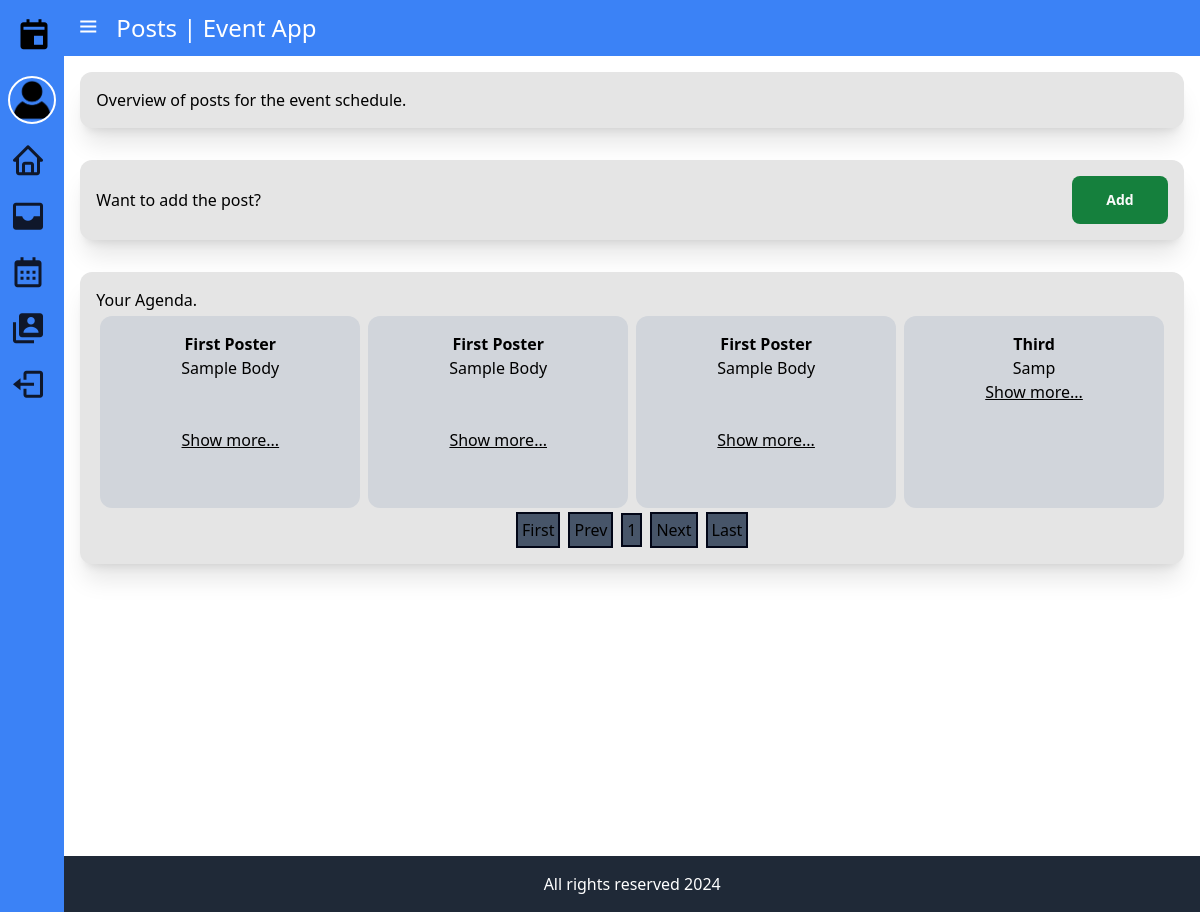
The page /app/admin/posts.php on the database its author committed.
### tables this page shows
CREATE TABLE `event_posts` (
  `id` int(11) NOT NULL AUTO_INCREMENT,
  `subject_name` varchar(48) DEFAULT NULL,
  `content` text DEFAULT NULL,
  `start_datetime` datetime DEFAULT NULL,
  `end_datetime` datetime DEFAULT NULL,
  `user_id` int(11) DEFAULT NULL,
  `created_at` datetime DEFAULT NULL,
  `updated_at` datetime DEFAULT NULL,
  PRIMARY KEY (`id`)
);

### app/global_components/exec_posts.php (called while the page is built, shortened)
<?php
function get_posts($limit) {
    global $db_conn;
    $sql_posts = "SELECT * FROM event_posts;";
    if (isset($_GET['page']) && is_numeric($_GET['page'])) {
        $records = paginate($db_conn, $sql_posts, $_GET['page'], $limit);
    } else {
        $records = paginate($db_conn, $sql_posts, 0, $limit);
    }
    return $records;
}

### app/admin/posts.php (the view, shortened to what this page needs)
<?php
include_once "./../global_components/base.php";
include_once "./../global_components/exec_posts.php";
include_once "./../global_components/pagination.php";
include_once "./../global_components/post_components.php";
$limit = 12;
$records = get_posts($limit);
?>
<!DOCTYPE html>
<html lang="en">
<head>
</head>
<body class="b-body">
  <div class="slide-panel" id="sidebar-content">
  </div>
  <div class="flex flex-col w-screen max-w-screen min-h-screen">
    <main class="main-content">
      <div class="p-base">
        <p>Your Agenda.</p>
        <div class="post-grid">
          <?php if ($records['records']->num_rows > 0) : ?>
          <?php while ($row = $records['records']->fetch_assoc()) : ?>
          <div class="post-grid-items">
            <h1 class="font-bold"><?php echo $row['subject_name'] ?></h1>
            <p class="text-justify">
              <?php
              $content = $row['content'];
              echo $content;
              ?>
            </p>
            <a class="underline" href="./view_posts.php?id=<?php echo $row['id'];?>">Show more...</a>
          </div>
          <?php endwhile; ?>
          <?php else : ?>
            <h1>No posts available.</h1>
          <?php endif; ?>
        </div>
        <div class="flex flex-row text-center items-center justify-center">
        </div>
      </div>
    </main>
  </div>
</body>
</html>

### rows shown on the page
event_posts: subject_name "First Poster", content "Sample Body"
event_posts: subject_name "First Poster", content "Sample Body"
event_posts: subject_name "First Poster", content "Sample Body"
event_posts: subject_name "Third", content "Samp"

### other values the page prints
$page_name "Posts | Event App"
$message "Overview of posts for the event schedule."
